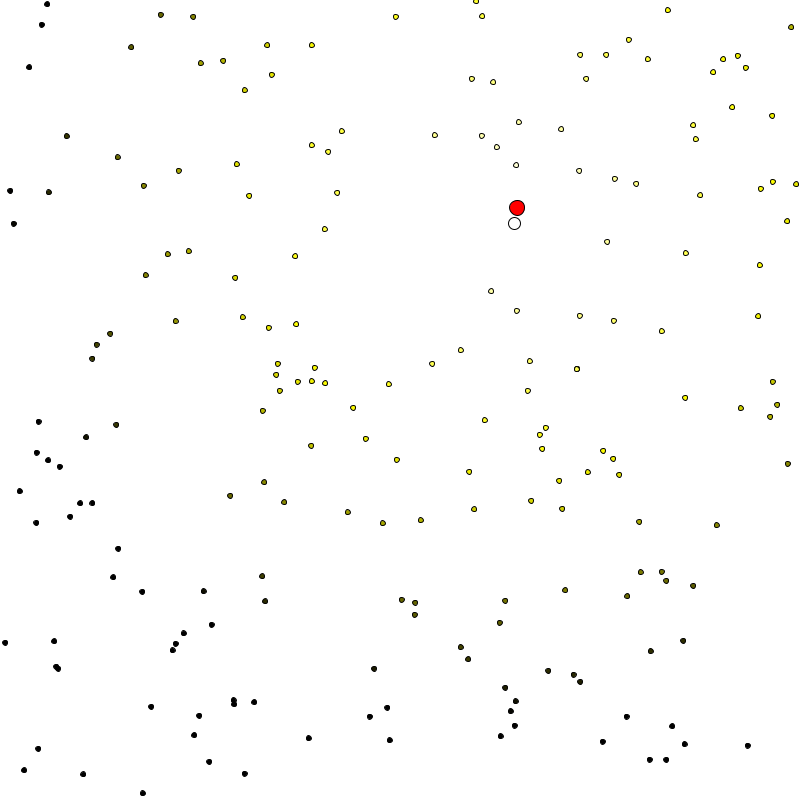
Frame 1 (no input)
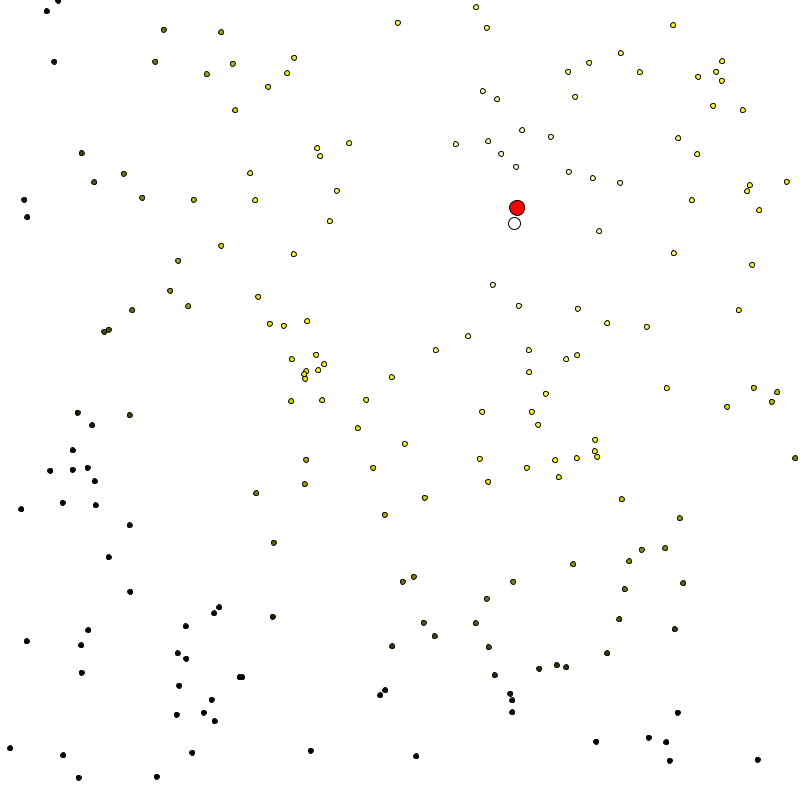
Frame 60 (the mouse pressed at the canvas centre just before this capture)
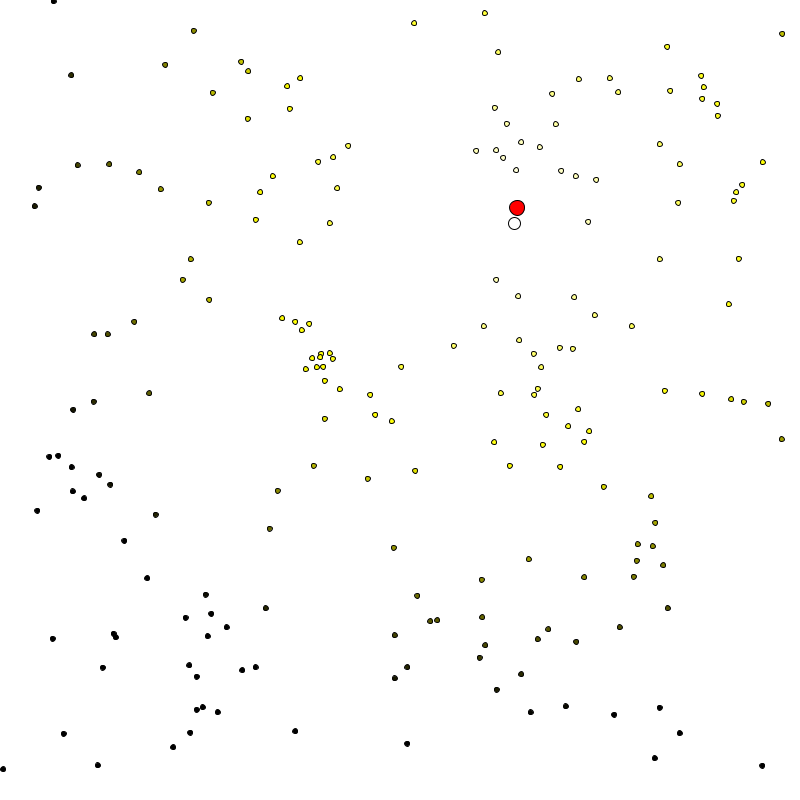
Frame 120 (the mouse held since frame 60 and released just before this capture)

The Processing sketch that drew these frames (run headless with seeded random() and noise(); from frame 60 on, the mouse is pressed at the canvas centre):

// Processing sketch: FireflyAlgorithm
// ── FireflyAlgorithm.pde
/*
 *  Author:  Al Timofeyev
 *  Date:    June 16, 2019
 *  Desc:    Implementation of a simple Firefly Algorithm for a 
 *           better understanding of how the algorithm works (visualized).
 *
 *  Version:      1.0
 *  Modified By:  
 *  Modify Date:  
*/


Population flies;           // Declare the Firefly Algorithm population object.
PVector goal;               // The goal vector of the Firefly Algorithm.

// ********************************************************************************
// ****************** CHANGE THESE TO CONTROL FIREFLY ALGORITHM *******************
// ********************************************************************************
int populationSize = 200;  // Size of the population.
float alpha = 0.48295;    // Scaling factor used to help change the position of the fireflies, where alpha is in range [0, 1] (inclusive).
float beta0 = 0.0015892;  // Scaling factor used to Calculate the attractiveness of the fireflies.
float gamma = 0.0001435;  // Scaling factor used to calculate the Light Intensity and Attractiveness of the fireflies.

int fireflySize = 5;        // Size (width, height) of all fireflies.
int bFireflySize = 12;      // Size (width, height) of the best firefly.
int goalSize = 15;          // Size (width, height) of goal.
// ********************************************************************************
// ********************************************************************************

void setup()
{
  size(800, 800);       // Size of the canvas is 800 by 800 (x, y).
  goal = getNewGoal();  // Set a goal for the particle swarm.
  
  // Initialize the Firefly Algorithm (use only ONE of the Three examples below).
  flies = new Population(populationSize, alpha, beta0, gamma, fireflySize, bFireflySize);  // Includes both the firefly size and best firefly size.
  //flies = new Population(populationSize, alpha, beta0, gamma, bFireflySize);               // Includes only the best firefly size.
  //flies = new Population(populationSize, alpha, beta0, gamma);                             // Uses the default sizes for all fireflies and best firefly.
}

void draw()
{
  background(255);  // Set canvas background color.
  
  // Set the fill color and size of the goal.
  fill(255, 0, 0);
  ellipse(goal.x, goal.y, goalSize, goalSize);
  
  flies.updatePopulation();
  flies.show();
}
 
 
 
// ********************************************************************************
// ********************************************************************************
 
// Returns a new Goal PVector within window limits.
PVector getNewGoal()
{
  // Get two random values between [0,1].
  float rand1 = random(1);
  float rand2 = random(1);
  
  // Normalize the two random values to within the bounds.
  float x = 0 + rand1*(width - 0);
  float y = 0 + rand2*(height - 0);
  
  // Return a new PVector with the x and y coordinates.
  return new PVector(x, y);
}

// ── Firefly.pde
/*
 *  Author:  Al Timofeyev
 *  Date:    June 13, 2019
 *  Desc:    Firefly class to hold all the information of a single firefly
 *           in the Firefly Algorithm.
 *
 *  Version:      1.0
 *  Modified By:  
 *  Modify Date:  
*/


class Firefly
{
  PVector position;        // The x,y position of the firefly on the canvas.
  float fitness;           // Fitness of the firefly based on it's position.
  
  boolean isGlobalBest = false;  // True if this firefly is the best in the population.
  boolean reachedGoal = false;   // True if this firefly has reached the goal.
  int fireflySize;               // Size of all firefies.
  int bestFireflySize;           // Size of the best firefly.
  
  // ---------------------- Construrctor ----------------------
  /**
   *  Default Constructor.
   */
  Firefly()
  {
    fireflySize = 5;
    bestFireflySize = 10;
    iniFirefly();
  }
  
  /**
   *  Constructor takes a PVector position.
   */
  Firefly(PVector position)
  {
    fireflySize = 5;
    bestFireflySize = 10;
    this.position = position;
    calcFitness();
  }
  
  /**
   *  Constructor takes specific size for the best firefly.
   */
  Firefly(int bFSize)
  {
    fireflySize = 5;
    bestFireflySize = bFSize;
    iniFirefly();
  }
  
  /**
   *  Constructor takes specific size for the best firefly and
   *  all other fireflies..
   */
  Firefly(int fSize, int bFSize)
  {
    fireflySize = fSize;
    bestFireflySize = bFSize;
    iniFirefly();
  }
  
  // ----------------------- Functions ------------------------
  /**
   *  Shows the firefly on the canvas
   */
  void show()
  {
    // If this is the best firefly, make it bigger and yellow.
    if (isGlobalBest)
    {
      fill(255, 255, 255);
      ellipse(position.x, position.y, bestFireflySize, bestFireflySize);
    }
    
    // Else, use the default color and size.
    else
    {
      float fColor = 255;  // Yellow saturation of firefly color.
      float fColor2 = 0;   // Yello luminosity of firefly color.
      
      // If firefly is more than 255 distance away from goal, change color saturation from yellow to black.
      if (fitness > 255)
      {
        float tempFit = fitness - 255;
        fColor = 255 - tempFit;
      }
      
      // Else, change luminosity of firefly.
      else
      {
        fColor2 = 255 - fitness;
      }

      if (fColor < 0)
        fColor = 0;
      if (fColor2 < 0)
        fColor2 = 0;
      
      fill(fColor, fColor, fColor2);            // Fill color of the dot is set to a color of yellow based on fitness.
      ellipse(position.x, position.y, fireflySize, fireflySize);    // Size of the dot. 
    }
  }
  
  /**
   *  Initializes this firefly with a random position within window bounds.
   */
  void iniFirefly()
  {    
    // --------- Initialize The Firefly Position ---------
    float rand1 = random(1);          // Get two random values between [0,1].
    float rand2 = random(1);
    float x = 0 + rand1*(width - 0);  // Normalize the x value to within the bounds.
    float y = 0 + rand2*(height - 0); // Normalize the y value to within the bounds
    position = new PVector(x, y);     // Set the initial position of firefly.
    
    // ---------------- Set Fitness Value ----------------
    calcFitness();
  }
  
  /**
   *  Calculates the fitness of the firefly based on it's distance from the goal.
   *  The closer to the goal, the smaller the fitness (better).
   *  The farther from the goal, the bigger the fitness (worse).
   */
  void calcFitness()
  {
    fitness = dist(position.x, position.y, goal.x, goal.y);
  }
  
  /**
   *  Gets the distance between this firefly and the parameter firefly
   *  by calculating the magnitude of ||firefly1 - firefly2||, where
   *  firefly1 is this firefly and firefly2 is parameter firefly.
   */
  float calcDistance(Firefly firefly)
  {
    float distance;        // Variable to hold the distance between the fireflies.
    float summedUp = 0;    // Varialbe to hold the sum of position dimensions.
    
    // Sum up the x,y dimensions of both fireflies using (SUMMATION( (firefly1[dim] - firefly2[dim])^2 )).
    summedUp += pow((position.x - firefly.position.x), 2);
    summedUp += pow((position.y - firefly.position.y), 2);
    
    distance = sqrt(summedUp);  // Get the actual magnitude (distance) by square rooting the summedUp variable.
    
    return distance;  // Return the distance.
  }
  
  /**
   *  Calculates light intensity of a firefly based on it's distance (r)
   *  from another firefly.
   */
  double calcLightIntensity(float gamma, float r)
  {
    float exponent = -(gamma) * pow(r, 2);           // Calculate exponent of Euler's number e.
    double lightIntensity = fitness * exp(exponent);  // Calculate light intensity (exp() is Euler's number).
    
    return lightIntensity;  // Return light intensity.
  }
  
  /**
   *  Calculates the attractiveness of a firefly based on it's distance (r)
   *  from another firefly.
   */
  float calcAttractiveness(float beta0, float gamma, float r)
  {
    float exponent = -(gamma) * pow(r, 2);         // Calculate exponent of Euler's number e.
    float attractiveness = beta0 * exp(exponent);  // Calculate the attractiveness (exp() is Euler's number).
    
    return attractiveness;  // Return the attractiveness.
  }
  
  /**
   *  Moves firefly to a new x,y position.
   */
  void moveFirefly(Firefly brightFirefly, float alpha, float beta0, float gamma, float r)
  {
    float beta = calcAttractiveness(beta0, gamma, r);  // Calculate the attractivenss.
    float gaussianNum1 = random(1) - 0.5;              // Generate Gaussian random number for x dimension.
    float gaussianNum2 = random(1) - 0.5;              // Generate Gaussian random number for y dimension.
    
    // Determine new x and y coordinates for firefly.
    float x = position.x + beta * (brightFirefly.position.x - position.x) + alpha * gaussianNum1;
    float y = position.y + beta * (brightFirefly.position.y - position.y) + alpha * gaussianNum2;
    position = new PVector(x, y);
  }
  
  /**
   *  Updates the firefly position and fitness values.
   */
  void updateFirefly(Firefly brightFirefly, float alpha, float beta0, float gamma, float r)
  {
    // If the goal was reached, do nothing.
    if(reachedGoal)
      return;
    
    moveFirefly(brightFirefly, alpha, beta0, gamma, r);  // Move firefly.
    calcFitness();                                       // Calculate it's fitness.
    
    // Check if the goal has been reached.
    if(dist(position.x, position.y, goal.x, goal.y) < goalSize/2)
      reachedGoal = true;
  }
}

// ── Population.pde
/*
 *  Author:  Al Timofeyev
 *  Date:    June 13, 2019
 *  Desc:    The Firefly population.
 *           The fitness is dependant on how close each firefly is to
 *           the goal; the smaller the distance between goal and firefly,
 *           the smaller the fitness value = better fitness.
 *
 *  Version:      1.0
 *  Modified By:  
 *  Modify Date:  
*/


class Population
{
  Firefly[] fireflies;  // Population of Fireflies.
  
  float alpha;          // Scaling factor of Firefly Algorithm.
  float beta0;          // Scaling factor of Firefly Algorithm.
  float gamma;          // Scaling factor of Firefly Algorithm.
  
  // ---------------------- Construrctor ----------------------
  /**
   *  Default Population Constructor.
   *  Only takes the population size, and the three scaling
   *  factors: alpha, beta0, and gamma.
   */
  Population(int popSize, float alpha, float beta0, float gamma)
  {
    // Assign the scaling factors.
    this.alpha = alpha;
    this.beta0 = beta0;
    this.gamma = gamma;
    
    // Initialize the population.
    fireflies = new Firefly[popSize];
    for(int i = 0; i < fireflies.length; i++)
      fireflies[i] = new Firefly();
      
    // Sort the population based on fitness.
    quicksort(fireflies, 0, fireflies.length-1);
    
    // Set the global best.
    fireflies[0].isGlobalBest = true;
  }
  
  /**
   *  Secondary Population Constructor.
   *  Takes the population size, best firefly size, and the three scaling
   *  factors: alpha, beta0, and gamma.
   */
  Population(int popSize, float alpha, float beta0, float gamma, int bestFireflySize)
  {
    // Assign the scaling factors.
    this.alpha = alpha;
    this.beta0 = beta0;
    this.gamma = gamma;
    
    // Initialize the population.
    fireflies = new Firefly[popSize];
    for(int i = 0; i < fireflies.length; i++)
      fireflies[i] = new Firefly(bestFireflySize);
      
    // Sort the population based on fitness.
    quicksort(fireflies, 0, fireflies.length-1);
    
    // Set the global best.
    fireflies[0].isGlobalBest = true;
  }
  
  /**
   *  Third Population Constructor.
   *  Takes the population size, firefly size, best firefly size, and
   *  the three scaling factors: alpha, beta0, and gamma.
   */
  Population(int popSize, float alpha, float beta0, float gamma, int fireflySize, int bestFireflySize)
  {
    // Assign the scaling factors.
    this.alpha = alpha;
    this.beta0 = beta0;
    this.gamma = gamma;
    
    // Initialize the population.
    fireflies = new Firefly[popSize];
    for(int i = 0; i < fireflies.length; i++)
      fireflies[i] = new Firefly(fireflySize, bestFireflySize);
      
    // Sort the population based on fitness.
    quicksort(fireflies, 0, fireflies.length-1);
    
    // Set the global best.
    fireflies[0].isGlobalBest = true;
  }
  
  // ----------------------- Functions ------------------------
  /**
   *  Shows all the fireflies in the population on the canvas.
   */
  void show()
  {
    for(int i = 0; i < fireflies.length; i++)
    {
      fireflies[i].show();
    }
  }
  
  /**
   *  Updates the firefly population.
   */
  void updatePopulation()
  {
    // Update all fireflies.
    for(int i = 0; i < fireflies.length; i++)
      updateFireflies(i);
    
    // Reset the current global best to false..
    fireflies[0].isGlobalBest = false;
    
    // Sort the population based on fitness.
    quicksort(fireflies, 0, fireflies.length-1);
    
    // Set the new global best.
    fireflies[0].isGlobalBest = true;
  }
  
  /**
   *  Updates all fireflies that are less brighter than the firefly
   *  that is at <index>.
   */
  void updateFireflies(int index)
  {
    float r;                    // Holds the distance between the main firefly at <index> and all other fireflies.
    double lightIntensityMain;   // Holds the light intensity of main firefly at <index>.
    double lightIntensity2;      // Holds the light intensity of firefly at index i.
    
    // Move all fireflies that are less brighter than firefly at <index>.
    for(int i = 0; i < fireflies.length; i++)
    {      
      r = fireflies[index].calcDistance(fireflies[i]);                      // Calculate the distance between fireflies.
      lightIntensityMain = fireflies[index].calcLightIntensity(gamma, r);   // Caclulate light intensity of main firefly.
      lightIntensity2 = fireflies[i].calcLightIntensity(gamma, r);          // Calculate light intensity of firefly at index i.
      
      // If firefly is less brighter than the main firefly.
      if(lightIntensity2 > lightIntensityMain)
        fireflies[i].updateFirefly(fireflies[index], alpha, beta0, gamma, r);  // Move firefly towards main firefly (update it).
    }
  }
  
  
  // *******************************************************************
  // ******************** QUICKSORT IMPLEMENTATION *********************
  // *******************************************************************
  /**
   *  Sorts the population in ascending order.
   */
  void quicksort(Firefly[] fFly, int L, int R)
  {
    int i, j, mid;
    float pivot;
    i = L;
    j = R;
    mid = L + (R - L) / 2;
    pivot = fFly[mid].fitness;
    
    while (i<R || j>L)
    {
      while (fFly[i].fitness < pivot)
        i++;
      
      while (fFly[j].fitness > pivot)
        j--;
      
      if (i <= j)
      {
        swap(fFly, i, j);
        i++;
        j--;
      }
      else
      {
        if (i < R)
          quicksort(fFly, i, R);
        if (j > L)
          quicksort(fFly, L, j);
        return;
      }
    }
  }
 
  void swap(Firefly[] fFly, int l, int r)
  {
    // Swap the fireflies in the array.
    Firefly tempFirefly = fFly[l];
    fFly[l] = fFly[r];
    fFly[r] = tempFirefly;
  }
}

// ── SearchAlgorithms.pde
/*
 *  Author:  Al Timofeyev
 *  Date:    June 16, 2019
 *  Desc:    Library of search algorithms:
 *           Blind Search, Local Search, Iterative Local Search.
 *
 *  Version:      1.0
 *  Modified By:  
 *  Modify Date:  
*/


/**
 *  Implementation of a Local Search Algorithm.
 */
PVector localSearch(Firefly firefly, float alpha)
{
  // Initialize the best position and fitness of the Local Seach.
  PVector bestPosition = firefly.position;
  float bestFitness = firefly.fitness;
  
  // Declare the neighborhood vector and its fitness variable.
  PVector neighborhood;
  float neighborhoodFitness;
  
  // Set the flag for the Local Search.
  boolean isNotComplete = true;
  
  // Begin Local Search.
  while(isNotComplete)
  {
    isNotComplete = false;                                                // Reset the Local Search flag to false.
    neighborhood = createNeighborhood(bestPosition, bestFitness, alpha);  // Generate the neighborhood.
    neighborhoodFitness = calcFitness(neighborhood);                      // Calculate fitness of neighborhood.
    
    // If the neighborhoodFitness is better than the best fitness,
    // continue the Local Search. Else, Local search is ended.
    if(neighborhoodFitness < bestFitness)
    {
      bestPosition = neighborhood;        // Set the new best position that produced best fitness.
      bestFitness = neighborhoodFitness;  // Set the new best fitness.
      isNotComplete = true;               // Reset the loop flag to true to continue the Local Search.
    }
  }
  
  // Return the newly found best position.
  return bestPosition;
}

// ---------------------------------------------------------------------------------------------------------------------------------
// ---------------------------------------------------------------------------------------------------------------------------------

/**
 *  Create a neghborhood (PVector position) using a firefly's
 *  position, fitness, and a mutation alpha value.
 */
PVector createNeighborhood(PVector ffPosition, float ffFitness, float alpha)
{
  PVector neighborhood;  // PVector to hold the neighborhood.
  float xNeighbor;       // Variable to hold the x coordinate of neighborhood.
  float yNeighbor;       // Variable to hold the y coordinate of neighborhood.
  
  PVector tempPosition;  // PVector to hold a temporary position.
  float tempFitness;     // Variable to hold the fitness of the temporary position.
  
  // Calculate xNeighbor.
  tempPosition = ffPosition;                                       // Create a temporary copy of the firefly's position.
  tempPosition.x += alpha;                                         // Mutate the temp copy x coordinate using alpha.
  tempFitness = calcFitness(tempPosition);                         // Calculate the fitness.
  xNeighbor = ffPosition.x - (alpha * (tempFitness - ffFitness));  // Calculate the xNeighbor.
  
  // Calculate yNeighbor.
  tempPosition = ffPosition;                                       // Create a temporary copy of the firefly's position.
  tempPosition.y += alpha;                                         // Mutate the temp copy y coordinate using alpha.
  tempFitness = calcFitness(tempPosition);                         // Calculate the fitness.
  yNeighbor = ffPosition.y - (alpha * (tempFitness - ffFitness));  // Calculate the yNeighbor.
  
  // Create the neighborhood and return it.
  neighborhood = new PVector(xNeighbor, yNeighbor);
  return neighborhood;
}

// ---------------------------------------------------------------------------------------------------------------------------------
// ---------------------------------------------------------------------------------------------------------------------------------

/**
 *  Calculates the fitness of a PVector based on it's distance from the goal.
 *  The closer to the goal, the smaller the fitness (better).
 *  The farther from the goal, the bigger the fitness (worse).
 */
float calcFitness(PVector position)
{
  return dist(position.x, position.y, goal.x, goal.y);
}
